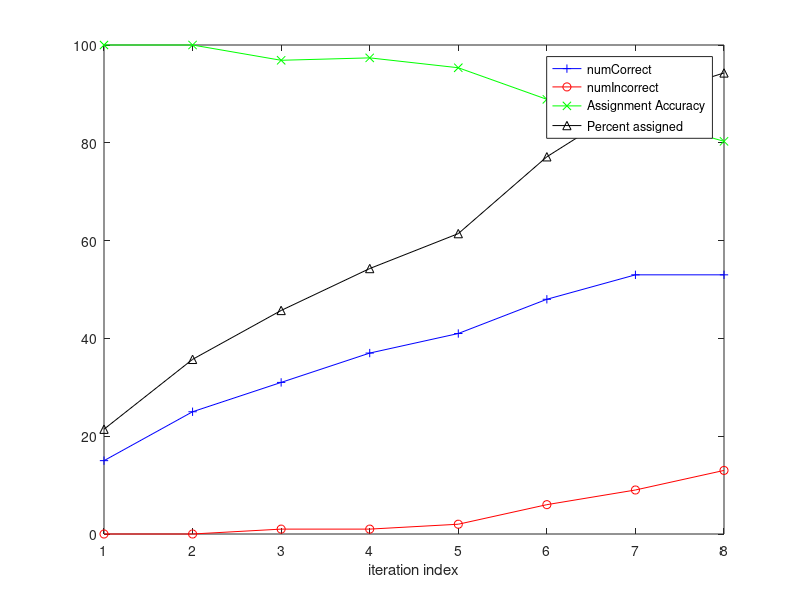

Here is the MATLAB script that generated this plot:
numCorrect = [15 25 31 37 41 48 53 53];
numIncorrect = [0 0 1 1 2 6 9 13];
plot(1:length(numCorrect),numCorrect, 'b+-', 1:length(numCorrect), numIncorrect, 'ro-',1:length(numCorrect),100*numCorrect./(numCorrect+numIncorrect), 'gx-',1:length(numCorrect),(numCorrect+numIncorrect)*100/70, 'k^-')
legend('numCorrect','numIncorrect','Assignment Accuracy','Percent assigned')
xlabel('iteration index')
%ylabel('number of assignments');
hold on
